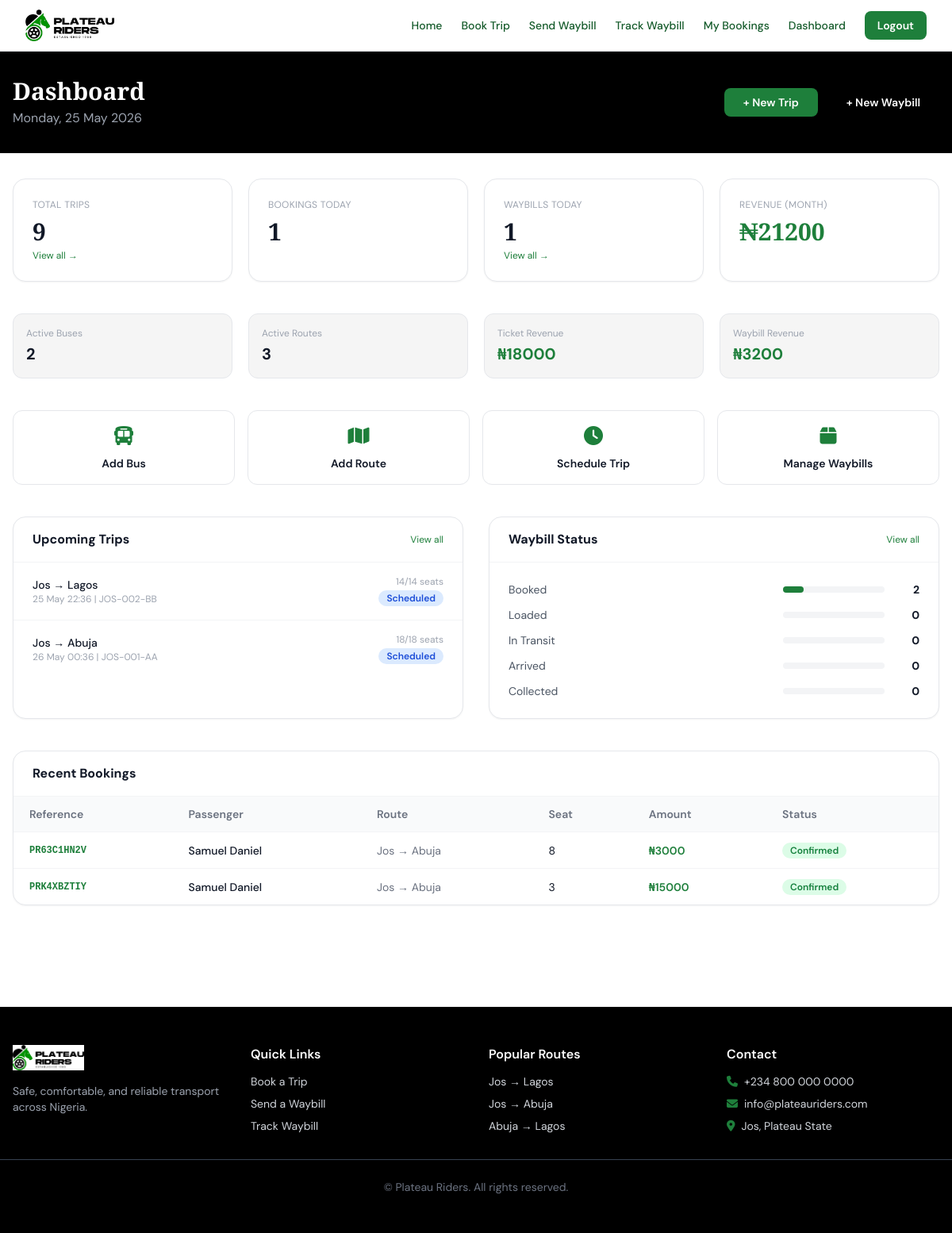
Page /dashboard/ (signed in) on the committed database.
### apps/booking/models.py (models this page shows, shortened)
class Trip(models.Model):
    STATUS_CHOICES = [
        ('scheduled', 'Scheduled'),
        ('boarding', 'Boarding'),
        ('in_transit', 'In Transit'),
        ('completed', 'Completed'),
        ('cancelled', 'Cancelled'),
    ]
    route = models.ForeignKey(Route, on_delete=models.CASCADE, related_name='trips')
    bus = models.ForeignKey(Bus, on_delete=models.CASCADE, related_name='trips')
    departure_time = models.DateTimeField()
    arrival_time = models.DateTimeField(null=True, blank=True)
    price = models.DecimalField(max_digits=10, decimal_places=2)
    status = models.CharField(max_length=20, choices=STATUS_CHOICES, default='scheduled')
    created_at = models.DateTimeField(auto_now_add=True)
    def available_seats(self):
        booked = self.bookings.filter(
            status__in=['confirmed', 'pending']
        ).values_list('seat_id', flat=True)
        return self.bus.seats.exclude(id__in=booked)
    def available_seat_count(self):
        return self.available_seats().count()

class Booking(models.Model):
    STATUS_CHOICES = [
        ('pending', 'Pending Payment'),
        ('confirmed', 'Confirmed'),
        ('cancelled', 'Cancelled'),
    ]
    trip = models.ForeignKey(Trip, on_delete=models.CASCADE, related_name='bookings')
    passenger = models.ForeignKey(User, on_delete=models.SET_NULL, null=True, blank=True, related_name='bookings')
    start_stop = models.CharField(max_length=100)
    end_stop = models.CharField(max_length=100)
    seat = models.ForeignKey(Seat, on_delete=models.SET_NULL, null=True, related_name='bookings')
    passenger_name = models.CharField(max_length=200)
    phone = models.CharField(max_length=15)
    passenger_photo = models.ImageField(upload_to='photos/', null=True, blank=True)
    booking_reference = models.CharField(max_length=20, unique=True, blank=True)
    amount_paid = models.DecimalField(max_digits=10, decimal_places=2, default=0)
    payment_reference = models.CharField(max_length=100, blank=True)
    status = models.CharField(max_length=20, choices=STATUS_CHOICES, default='pending')
    created_at = models.DateTimeField(auto_now_add=True)

### apps/routes/models.py (models this page shows, shortened)
class Route(models.Model):
    origin = models.CharField(max_length=100)
    destination = models.CharField(max_length=100)
    base_price = models.DecimalField(max_digits=10, decimal_places=2, default=0)
    is_active = models.BooleanField(default=True)
    created_at = models.DateTimeField(auto_now_add=True)
    def __str__(self):
        return f"{self.origin} → {self.destination}"

### apps/buses/models.py (models this page shows, shortened)
class Bus(models.Model):
    BUS_TYPES = [
        ('standard', 'Standard Bus'),
        ('luxury', 'Luxury Bus'),
        ('minibus', 'Minibus'),
        ('coaster', 'Coaster'),
    ]
    plate_number = models.CharField(max_length=20, unique=True)
    capacity = models.PositiveIntegerField()
    bus_type = models.CharField(max_length=20, choices=BUS_TYPES, default='standard')
    is_active = models.BooleanField(default=True)
    created_at = models.DateTimeField(auto_now_add=True)

class Seat(models.Model):
    bus = models.ForeignKey(Bus, on_delete=models.CASCADE, related_name='seats')
    seat_number = models.PositiveIntegerField()
    class Meta:
        unique_together = ('bus', 'seat_number')
        ordering = ['seat_number']

### apps/dashboard/views.py (the view)
# urls.py: path('', views.dashboard, name='dashboard'),
@login_required
def dashboard(request):
    if not request.user.is_staff_member:
        return redirect('home')
    today = date.today()
    this_month_start = today.replace(day=1)
    total_trips = Trip.objects.count()
    bookings_today = Booking.objects.filter(created_at__date=today).count()
    waybills_today = Waybill.objects.filter(created_at__date=today).count()
    total_buses = Bus.objects.filter(is_active=True).count()
    total_routes = Route.objects.filter(is_active=True).count()
    monthly_revenue = Booking.objects.filter(
        created_at__date__gte=this_month_start,
        status='confirmed'
    ).aggregate(total=Sum('amount_paid'))['total'] or 0
    waybill_revenue = Waybill.objects.filter(
        created_at__date__gte=this_month_start
    ).aggregate(total=Sum('amount'))['total'] or 0
    total_revenue = float(monthly_revenue) + float(waybill_revenue)
    recent_bookings = Booking.objects.select_related('trip__route', 'seat').order_by('-created_at')[:10]
    recent_waybills = Waybill.objects.order_by('-created_at')[:10]
    upcoming_trips = Trip.objects.filter(
        departure_time__gte=timezone.now(),
        status__in=['scheduled', 'boarding']
    ).select_related('route', 'bus').order_by('departure_time')[:8]
    waybill_stats = {}
    for status, label in Waybill.STATUS_CHOICES:
        waybill_stats[status] = {'label': label, 'count': Waybill.objects.filter(status=status).count()}
    return render(request, 'dashboard/dashboard.html', {
        'total_trips': total_trips,
        'bookings_today': bookings_today,
        'waybills_today': waybills_today,
        'total_buses': total_buses,
        'total_routes': total_routes,
        'total_revenue': total_revenue,
        'monthly_revenue': monthly_revenue,
        'waybill_revenue': waybill_revenue,
        'recent_bookings': recent_bookings,
        'recent_waybills': recent_waybills,
        'upcoming_trips': upcoming_trips,
        'waybill_stats': waybill_stats,
        'today': today,
    })

### apps/accounts/models.py (called while the page is built)
    @property
    def is_staff_member(self):
        return self.role in ['admin', 'staff']

### templates/dashboard/dashboard.html (shortened to what this page needs)
{% extends 'base.html' %}
{% block content %}
<div class="bg-black text-white py-8">
    <div class="max-w-7xl mx-auto px-4 flex items-center justify-between">
        <div>
            <h1 class="font-display text-3xl font-bold">Dashboard</h1>
            <p class="text-gray-400 mt-1">{{ today|date:"l, d F Y" }}</p>
        </div>
        <div class="flex gap-3">
            <a href="/trips/create/" class="btn-primary text-sm py-2">+ New Trip</a>
            <a href="/waybill/send/" class="btn-secondary text-sm py-2">+ New Waybill</a>
        </div>
    </div>
</div>
<div class="max-w-7xl mx-auto px-4 py-8">
    <div class="grid grid-cols-2 sm:grid-cols-4 gap-5 mb-10">
        <div class="bg-white border border-gray-200 rounded-2xl p-6 shadow-sm">
            <div class="text-gray-400 text-xs uppercase tracking-wide mb-2">Total Trips</div>
            <div class="font-display font-bold text-3xl text-gray-900">{{ total_trips }}</div>
            <a href="/trips/" class="text-xs text-pr-green hover:underline mt-1 block">View all →</a>
        </div>
        <div class="bg-white border border-gray-200 rounded-2xl p-6 shadow-sm">
            <div class="text-gray-400 text-xs uppercase tracking-wide mb-2">Bookings Today</div>
            <div class="font-display font-bold text-3xl text-gray-900">{{ bookings_today }}</div>
        </div>
        <div class="bg-white border border-gray-200 rounded-2xl p-6 shadow-sm">
            <div class="text-gray-400 text-xs uppercase tracking-wide mb-2">Waybills Today</div>
            <div class="font-display font-bold text-3xl text-gray-900">{{ waybills_today }}</div>
            <a href="/waybill/list/" class="text-xs text-pr-green hover:underline mt-1 block">View all →</a>
        </div>
        <div class="bg-white border border-gray-200 rounded-2xl p-6 shadow-sm">
            <div class="text-gray-400 text-xs uppercase tracking-wide mb-2">Revenue (Month)</div>
            <div class="font-display font-bold text-3xl text-pr-green">₦{{ total_revenue|floatformat:0 }}</div>
        </div>
    </div>
    <div class="grid grid-cols-2 sm:grid-cols-4 gap-5 mb-10">
        <div class="bg-pr-light border border-gray-200 rounded-xl p-4 text-sm">
            <div class="text-gray-400 text-xs mb-1">Active Buses</div>
            <div class="font-bold text-xl">{{ total_buses }}</div>
        </div>
        <div class="bg-pr-light border border-gray-200 rounded-xl p-4 text-sm">
            <div class="text-gray-400 text-xs mb-1">Active Routes</div>
            <div class="font-bold text-xl">{{ total_routes }}</div>
        </div>
        <div class="bg-pr-light border border-gray-200 rounded-xl p-4 text-sm">
            <div class="text-gray-400 text-xs mb-1">Ticket Revenue</div>
            <div class="font-bold text-xl text-pr-green">₦{{ monthly_revenue|floatformat:0 }}</div>
        </div>
        <div class="bg-pr-light border border-gray-200 rounded-xl p-4 text-sm">
            <div class="text-gray-400 text-xs mb-1">Waybill Revenue</div>
            <div class="font-bold text-xl text-pr-green">₦{{ waybill_revenue|floatformat:0 }}</div>
        </div>
    </div>
    <div class="grid grid-cols-2 sm:grid-cols-4 gap-4 mb-10">
        <a href="/buses/create/" class="bg-white border border-gray-200 hover:border-pr-green rounded-xl p-4 text-center hover:shadow-md transition-all group">
            <div class="text-2xl mb-2 text-pr-green"><i class="fa-solid fa-bus"></i></div>
            <div class="text-sm font-semibold group-hover:text-pr-green">Add Bus</div>
        </a>
        <a href="/routes/create/" class="bg-white border border-gray-200 hover:border-pr-green rounded-xl p-4 text-center hover:shadow-md transition-all group">
            <div class="text-2xl mb-2 text-pr-green"><i class="fa-solid fa-map"></i></div>
            <div class="text-sm font-semibold group-hover:text-pr-green">Add Route</div>
        </a>
        <a href="/trips/create/" class="bg-white border border-gray-200 hover:border-pr-green rounded-xl p-4 text-center hover:shadow-md transition-all group">
            <div class="text-2xl mb-2 text-pr-green"><i class="fa-solid fa-clock"></i></div>
            <div class="text-sm font-semibold group-hover:text-pr-green">Schedule Trip</div>
        </a>
        <a href="/waybill/list/" class="bg-white border border-gray-200 hover:border-pr-green rounded-xl p-4 text-center hover:shadow-md transition-all group">
            <div class="text-2xl mb-2 text-pr-green"><i class="fa-solid fa-box"></i></div>
            <div class="text-sm font-semibold group-hover:text-pr-green">Manage Waybills</div>
        </a>
    </div>
    <div class="grid grid-cols-1 lg:grid-cols-2 gap-8 mb-10">
        <div class="bg-white border border-gray-200 rounded-2xl overflow-hidden shadow-sm">
            <div class="px-6 py-4 border-b border-gray-100 flex items-center justify-between">
                <h3 class="font-bold">Upcoming Trips</h3>
                <a href="/trips/" class="text-xs text-pr-green hover:underline">View all</a>
            </div>
            <div class="divide-y divide-gray-100">
                {% for trip in upcoming_trips %}
                <div class="px-6 py-4 flex items-center justify-between">
                    <div>
                        <div class="font-medium text-sm">{{ trip.route }}</div>
                        <div class="text-xs text-gray-400">{{ trip.departure_time|date:"d M H:i" }} | {{ trip.bus.plate_number }}</div>
                    </div>
                    <div class="text-right">
                        <div class="text-xs text-gray-400">{{ trip.available_seat_count }}/{{ trip.bus.capacity }} seats</div>
                        <span class="status-badge bg-blue-100 text-blue-700 text-xs">{{ trip.get_status_display }}</span>
                    </div>
                </div>
                {% empty %}
                <div class="px-6 py-8 text-center text-gray-400 text-sm">No upcoming trips</div>
                {% endfor %}
            </div>
        </div>
        <div class="bg-white border border-gray-200 rounded-2xl overflow-hidden shadow-sm">
            <div class="px-6 py-4 border-b border-gray-100 flex items-center justify-between">
                <h3 class="font-bold">Waybill Status</h3>
                <a href="/waybill/list/" class="text-xs text-pr-green hover:underline">View all</a>
            </div>
            <div class="p-6 space-y-3">
                {% for key, data in waybill_stats.items %}
                <div class="flex items-center justify-between">
                    <span class="text-sm text-gray-600">{{ data.label }}</span>
                    <div class="flex items-center gap-3">
                        <div class="w-32 bg-gray-100 rounded-full h-2">
                            {% if data.count > 0 %}
                            <div class="bg-pr-green h-2 rounded-full" style="width: {{ data.count|floatformat:0 }}0%"></div>
                            {% endif %}
                        </div>
                        <span class="font-bold text-sm w-8 text-right">{{ data.count }}</span>
                    </div>
                </div>
                {% endfor %}
            </div>
        </div>
    </div>
    <div class="bg-white border border-gray-200 rounded-2xl overflow-hidden shadow-sm mb-8">
        <div class="px-6 py-4 border-b border-gray-100">
            <h3 class="font-bold">Recent Bookings</h3>
        </div>
        <div class="overflow-x-auto">
            <table class="w-full text-sm">
                <thead class="bg-gray-50 border-b border-gray-100">
                    <tr>
                        <th class="text-left px-5 py-3 font-semibold text-gray-500">Reference</th>
                        <th class="text-left px-5 py-3 font-semibold text-gray-500">Passenger</th>
                        <th class="text-left px-5 py-3 font-semibold text-gray-500">Route</th>
                        <th class="text-left px-5 py-3 font-semibold text-gray-500">Seat</th>
                        <th class="text-left px-5 py-3 font-semibold text-gray-500">Amount</th>
                        <th class="text-left px-5 py-3 font-semibold text-gray-500">Status</th>
                    </tr>
                </thead>
                <tbody class="divide-y divide-gray-100">
                    {% for b in recent_bookings %}
                    <tr class="hover:bg-gray-50">
                        <td class="px-5 py-3 font-mono text-xs text-pr-green font-bold">
                            <a href="/booking/ticket/{{ b.booking_reference }}/" class="hover:underline">{{ b.booking_reference }}</a>
                        </td>
                        <td class="px-5 py-3 font-medium">{{ b.passenger_name }}</td>
                        <td class="px-5 py-3 text-gray-500">{{ b.start_stop }} → {{ b.end_stop }}</td>
                        <td class="px-5 py-3">{{ b.seat.seat_number }}</td>
                        <td class="px-5 py-3 font-semibold text-pr-green">₦{{ b.amount_paid|floatformat:0 }}</td>
                        <td class="px-5 py-3">
                            <span class="status-badge
                                {% if b.status == 'confirmed' %}bg-green-100 text-green-700
                                {% elif b.status == 'pending' %}bg-yellow-100 text-yellow-700
                                {% else %}bg-red-100 text-red-700{% endif %}">
                                {{ b.get_status_display }}
                            </span>
                        </td>
                    </tr>
                    {% empty %}
                    <tr><td colspan="6" class="px-5 py-8 text-center text-gray-400">No bookings yet.</td></tr>
                    {% endfor %}
                </tbody>
            </table>
        </div>
    </div>
</div>
{% endblock %}

### templates/base.html (style rules this page uses)
body { font-family: 'DM Sans', system-ui, sans-serif; }
.font-display { font-family: 'Playfair Display', Georgia, serif; }
.btn-primary { background-color: #1E7F3B; color: white; padding: 0.75rem 1.5rem; border-radius: 0.5rem; font-weight: 600; transition: background-color 0.2s; display: inline-block; cursor: pointer; border: none; }
.btn-secondary { background-color: #000; color: white; padding: 0.75rem 1.5rem; border-radius: 0.5rem; font-weight: 600; transition: opacity 0.2s; display: inline-block; }
.status-badge { padding: 2px 10px; border-radius: 999px; font-size: 0.75rem; font-weight: 600; }

### rows in the picture
Trip: route "Jos → Lagos", departure_time "25 May 22:36", bus.plate_number "JOS-002-BB", available_seat_count "14", bus.capacity "14", status "Scheduled"
Trip: route "Jos → Abuja", departure_time "26 May 00:36", bus.plate_number "JOS-001-AA", available_seat_count "18", bus.capacity "18", status "Scheduled"
Booking: booking_reference "PR63C1HN2V", passenger_name "Samuel Daniel", start_stop "Jos", end_stop "Abuja", seat.seat_number "8", amount_paid "3000", status "Confirmed"
Booking: booking_reference "PRK4XBZTIY", passenger_name "Samuel Daniel", start_stop "Jos", end_stop "Abuja", seat.seat_number "3", amount_paid "15000", status "Confirmed"

### other values in the picture
{{ total_trips }} "9"
{{ bookings_today }} "1"
{{ waybills_today }} "1"
{{ total_revenue|floatformat:0 }} "21200"
{{ total_buses }} "2"
{{ total_routes }} "3"
{{ monthly_revenue|floatformat:0 }} "18000"
{{ waybill_revenue|floatformat:0 }} "3200"
{{ data.label }} "Booked" "Loaded" "In Transit" "Arrived" "Collected"
{{ data.count }} "2" "0" "0" "0" "0"
